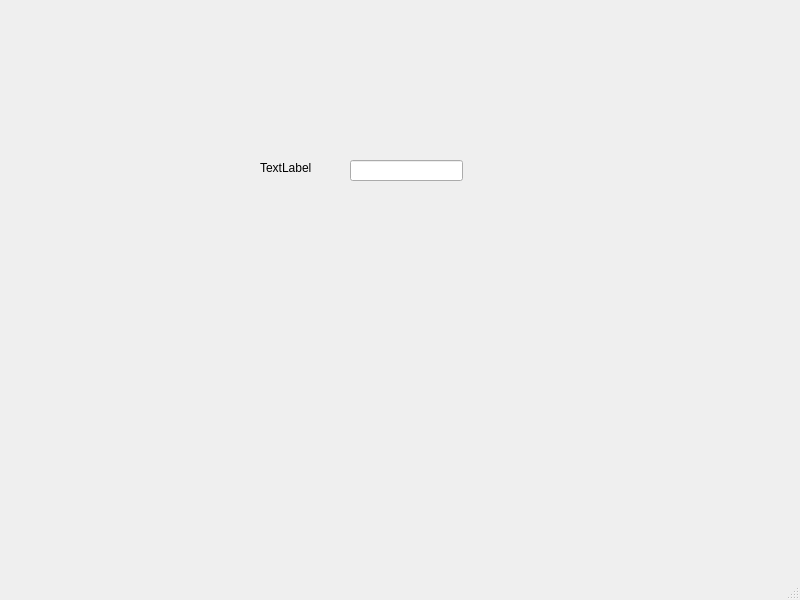
<?xml version="1.0" encoding="UTF-8"?>
<ui version="4.0">
 <class>MainWindow</class>
 <widget class="QMainWindow" name="MainWindow">
  <property name="geometry">
   <rect>
    <x>0</x>
    <y>0</y>
    <width>800</width>
    <height>600</height>
   </rect>
  </property>
  <property name="windowTitle">
   <string>MainWindow</string>
  </property>
  <widget class="QWidget" name="centralwidget">
   <widget class="QLineEdit" name="lineEdit">
    <property name="geometry">
     <rect>
      <x>350</x>
      <y>160</y>
      <width>113</width>
      <height>21</height>
     </rect>
    </property>
   </widget>
   <widget class="QLabel" name="label">
    <property name="geometry">
     <rect>
      <x>260</x>
      <y>160</y>
      <width>72</width>
      <height>15</height>
     </rect>
    </property>
    <property name="text">
     <string>TextLabel</string>
    </property>
   </widget>
  </widget>
  <widget class="QMenuBar" name="menubar">
   <property name="geometry">
    <rect>
     <x>0</x>
     <y>0</y>
     <width>800</width>
     <height>26</height>
    </rect>
   </property>
  </widget>
  <widget class="QStatusBar" name="statusbar"/>
 </widget>
 <resources/>
 <connections/>
</ui>
